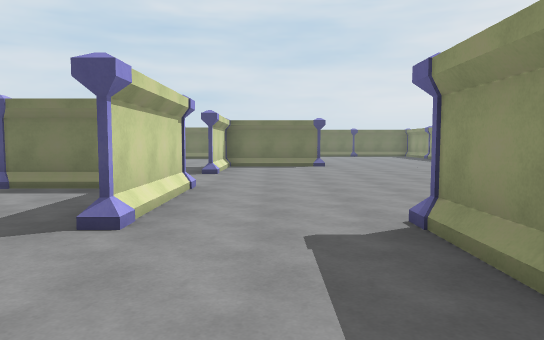
[1] (above)

21 first-person views from a walk through a Unity game level. The camera is 1.5 m above the floor, tilts 4° down and sees 70° across. The floor is counted in squares, 2 m on a side. Each view is taken from the middle of a square. On the plan, view 1 faces up. The plan holds only what a view shows up to about 12 squares ahead; the rest is blank. The player character is not drawn.

[2]
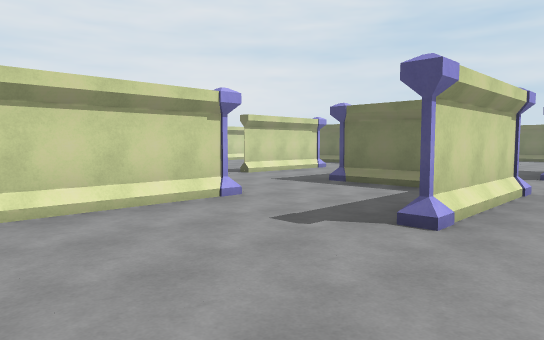

[3]
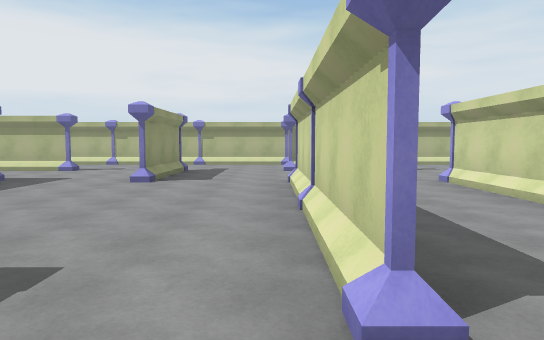

[4]
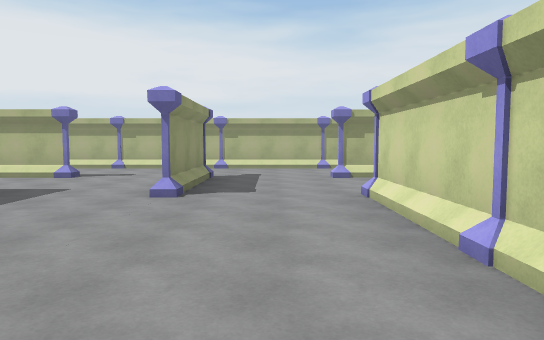

[5]
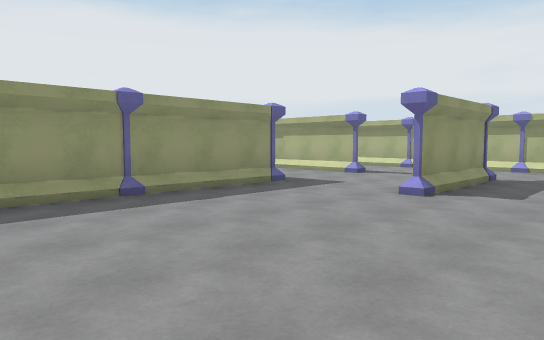

[6]
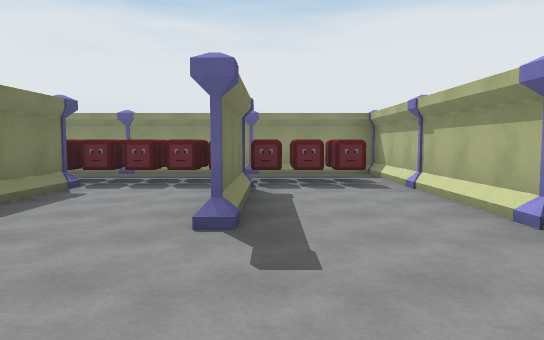

[7]
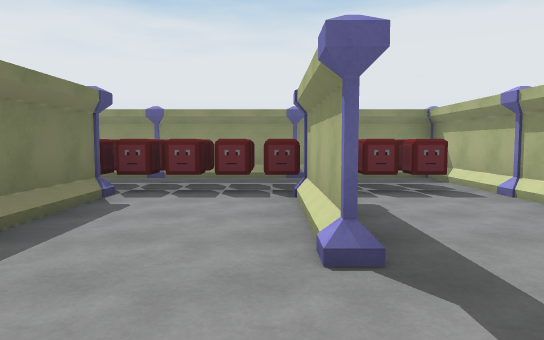

[8]
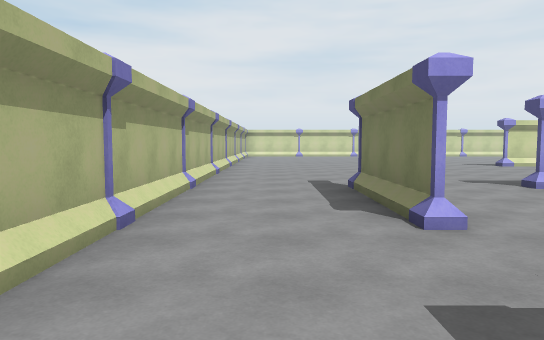

[9]
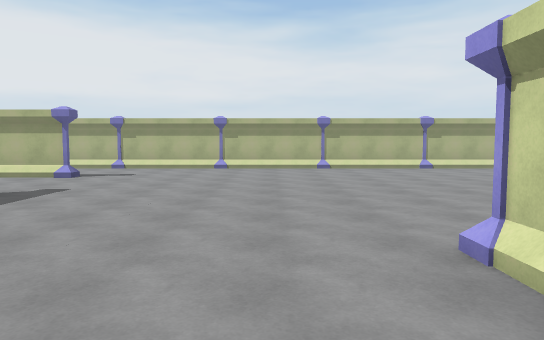

[10]
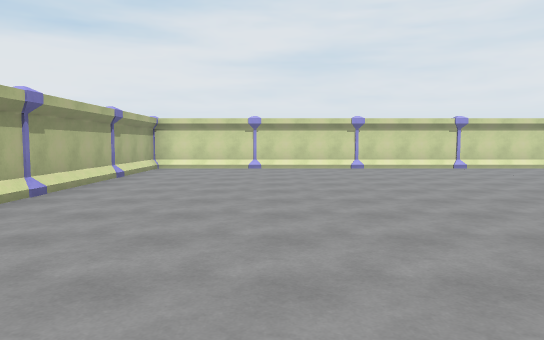

[11]
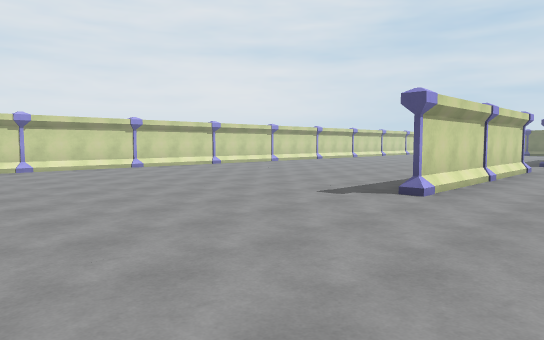

[12]
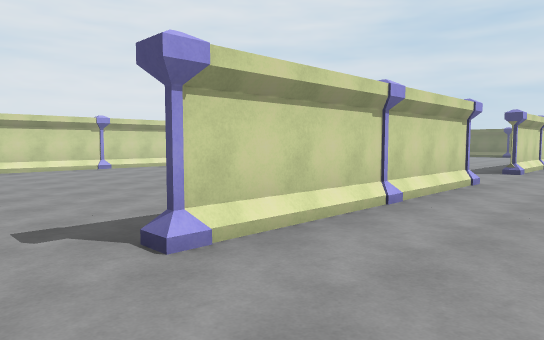

[13]
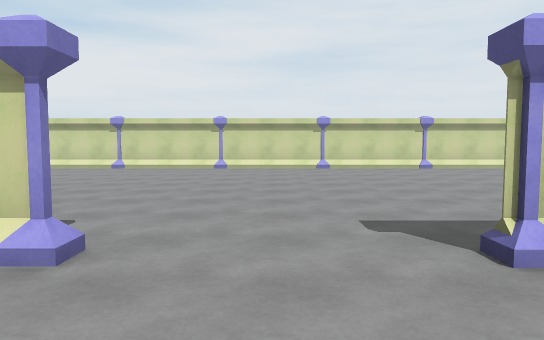

[14]
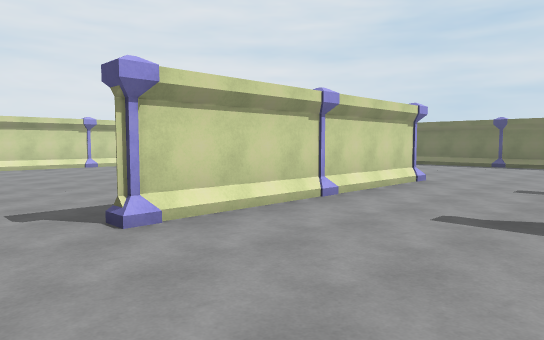

[15]
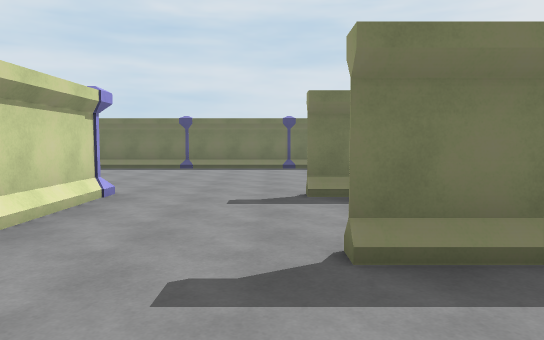

[16]
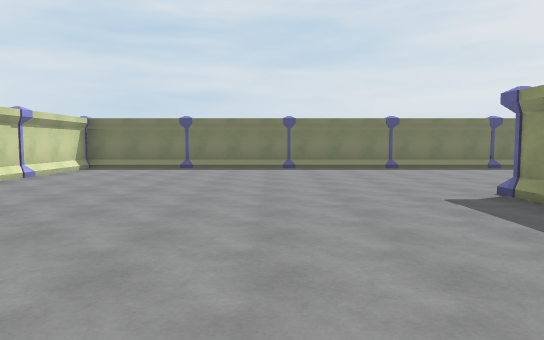

[17]
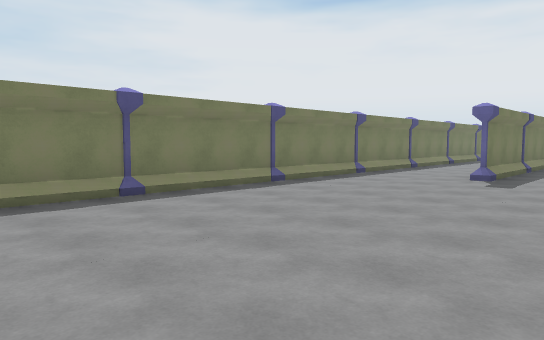

[18]
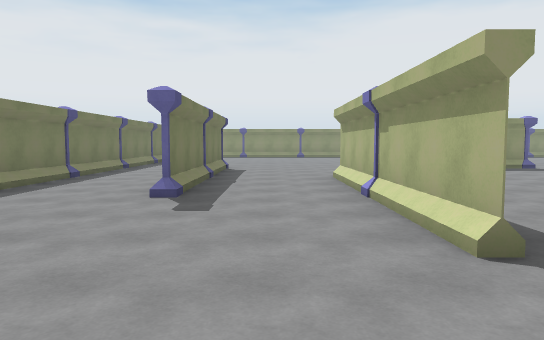

[19]
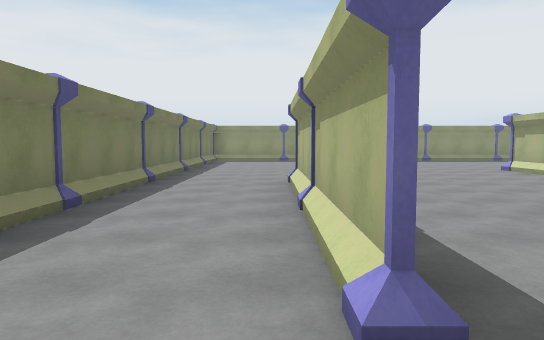

[20]
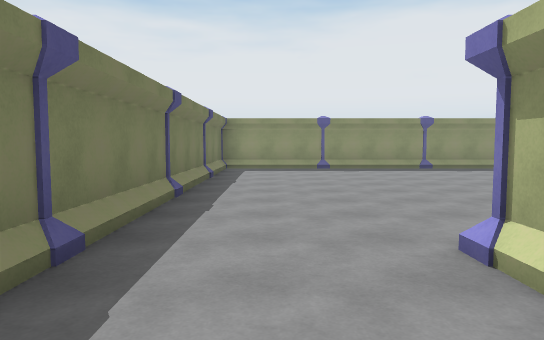

[21]
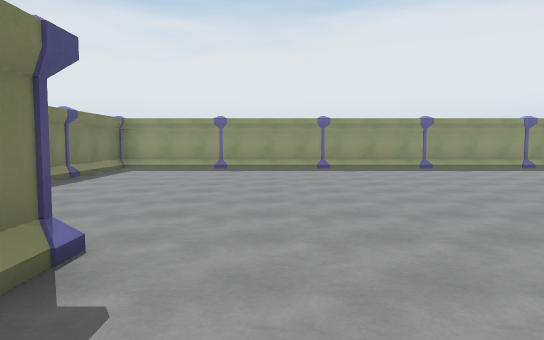

### Floor plan
Points are (right, up) in squares from view 1. A wall is a line through its corners. A room is listed if a view was taken in it or the views show most of it. See-through windows are left out.
Room 1 (views 1, 2, 3, 4, 5)
walls: (-4.5, 3.5) (-4.5, -1.5); (1.5, 1.5) (1.5, 3.5); (-2.8, 6.5) (-4.5, 6.5); (1.5, -1.5) (1.5, 0.5)
ways out: opening at (-0.5, -3) to room 2; opening at (-5, 4.5) to room 3; opening at (-3, -2) to room 3; opening at (0.5, 4.8) to room 3
objects: pillar (-5, 4) to (-4, 4); pillar (-2, -2) to (-1, -2); pillar (-2, 4); pillar (1, 4) to (2, 4)
Room 2 (views 6, 7, 8)
walls: (1.5, -5.5) (4.4, -5.5); (4.2, -5.5) (1.7, -5.5); (-3.5, -8.5) (5.5, -8.5); (4.5, -2.5) (2.2, -2.5)
ways out: opening at (-0.5, -3) to room 1; opening at (-4, -6) to room 3; opening at (5.2, -6) to room 3
objects: pillar (-2, -8); pillar (-2, -5); pillar (1, -8); pillar (1, -6) to (1, -5); pillar (4, -8); pillar (4, -5)
Room 3 (views 9, 10, 11, 12, 13, 14, 15, 16, 17, 18, 19, 20, 21)
walls: (-7.5, 9.5) (-7.5, 6.5); (-9.1, 12.5) (-10.5, 12.5); (-13.5, 6.5) (-13.5, 1.4); (-9.9, 15.5) (-10.5, 15.5) (-4.5, 15.5); (-1.5, 6.5) (-1.5, 4.4); (-7.5, 0.1) (-7.5, -1.5); (-13.5, 14.8) (-13.5, 15.5) (-13.5, 10.4); (-1.5, 12) (-1.5, 10.4); (0.2, 12.5) (1.5, 12.5); (-7.4, 18.5) (-1.5, 18.5) (-7.4, 18.5); (1.5, 0.5) (1.5, 1.5); (-22.5, 8.5) (-22.5, 7.5); (-8.5, 21.5) (-9.6, 21.5); (-7.5, -5.5) (-4.5, -5.5) (-7.5, -5.5); (-22.5, 5.6) (-22.5, 4.4); (-11.5, 21.5) (-12.6, 21.5); (-22.5, 11.5) (-22.5, 10.4); (-5.5, 21.5) (-6.6, 21.5); (-22.5, 2.6) (-22.5, 1.4); (-14.4, 21.5) (-15.6, 21.5); (-1.5, -4.5) (-1.5, -2.6); (1.5, -2.5) (1.5, -1.5); (-22.5, 14.5) (-22.5, 13.4); (-2.5, 21.5) (-3.6, 21.5); (-22.5, -0.5) (-22.5, -1.6); (-17.5, 21.5) (-18.5, 21.5); (0.5, 21.5) (-0.6, 21.5); (7.5, 8.9) (7.5, 21.5) (5.4, 21.5); (-20.4, 21.5) (-21.5, 21.5); (-22.5, -3.5) (-22.5, -4.5); (-22.5, 20.5) (-22.5, 19.4); (3.5, 21.5) (2.4, 21.5); (-22.5, -6.4) (-22.5, -7.5); (-22.4, -8.5) (-3.5, -8.5); (5.5, -8.5) (7.5, -8.5) (7.5, -0.9)
ways out: opening at (-5, 4.5) to room 1; opening at (-3, -2) to room 1; opening at (0.5, 4.8) to room 1; opening at (-4, -6) to room 2; opening at (5.2, -6) to room 2
objects: other object (-23, -9) to (-23, -8); pillar (-23, -6) to (-23, -5); pillar (-23, -3) to (-23, -2); pillar (-23, 0) to (-23, 1); pillar (-23, 3) to (-23, 4); pillar (-23, 6) to (-23, 7); pillar (-23, 9) to (-23, 10); pillar (-23, 12) to (-23, 13); pillar (-23, 18) to (-23, 19); other object (-23, 21) to (-22, 22); pillar (-20, -8); pillar (-20, 22) to (-19, 22); pillar (-17, -8); pillar (-17, 22) to (-16, 22); pillar (-14, -8); pillar (-14, 1); pillar (-14, 4); pillar (-14, 7) to (-13, 7); pillar (-14, 10); pillar (-14, 13); pillar (-14, 16) to (-13, 16); pillar (-14, 22) to (-13, 22); pillar (-11, -8); pillar (-11, 22) to (-10, 22); pillar (-8, -8); pillar (-8, -6) to (-7, -5); pillar (-8, -2); pillar (-8, 10) to (-7, 10); pillar (-8, 16); pillar (-8, 18) to (-8, 19); pillar (-8, 22) to (-7, 22); pillar (-5, -8); pillar (-5, -5) to (-4, -5); pillar (-5, -2); pillar (-5, 1); pillar (-5, 7); pillar (-5, 19); pillar (-5, 22) to (-4, 22); pillar (-2, 7); pillar (-2, 10); pillar (-2, 19); pillar (-2, 22) to (-1, 22); pillar (1, -2); pillar (1, 1); pillar (1, 13); pillar (1, 22) to (2, 22); pillar (4, -2); pillar (4, 22) to (5, 22); other object (5, -7); other object (5, -6); other object (5, -5); other object (5, -4); other object (5, -3); other object (5, -2); other object (6, -7); other object (6, -4); other object (6, -3); other object (6, -2); other object (7, -8); pillar (7, -5); pillar (7, -2); pillar (7, 10); pillar (7, 13); pillar (7, 16); pillar (7, 19); other object (7, 22) to (8, 22)

Where each view was taken, in squares from view 1:
view 1: 0 up, 0 right, facing up
view 2: 0 up, 0 right, facing up-left
view 3: 5 up, 4 left, facing down
view 4: 3 up, 3 left, facing down
view 5: 3 up, 4 left, facing down-right
view 6: 6 down, 2 left, facing right
view 7: 5 down, 1 left, facing right
view 8: 7 down, 1 left, facing left
view 9: 3 up, 12 left, facing down
view 10: 5 down, 11 left, facing left
view 11: 5 down, 11 left, facing up-left
view 12: 1 down, 11 left, facing up-left
view 13: 8 up, 11 left, facing left
view 14: 8 up, 10 left, facing up-left
view 15: 10 up, 11 left, facing up
view 16: 10 up, 17 left, facing up
view 17: 16 up, 16 left, facing up-right
view 18: 17 up, 13 left, facing right
view 19: 19 up, 9 left, facing right
view 20: 20 up, 4 left, facing right
view 21: 17 up, 4 left, facing right
